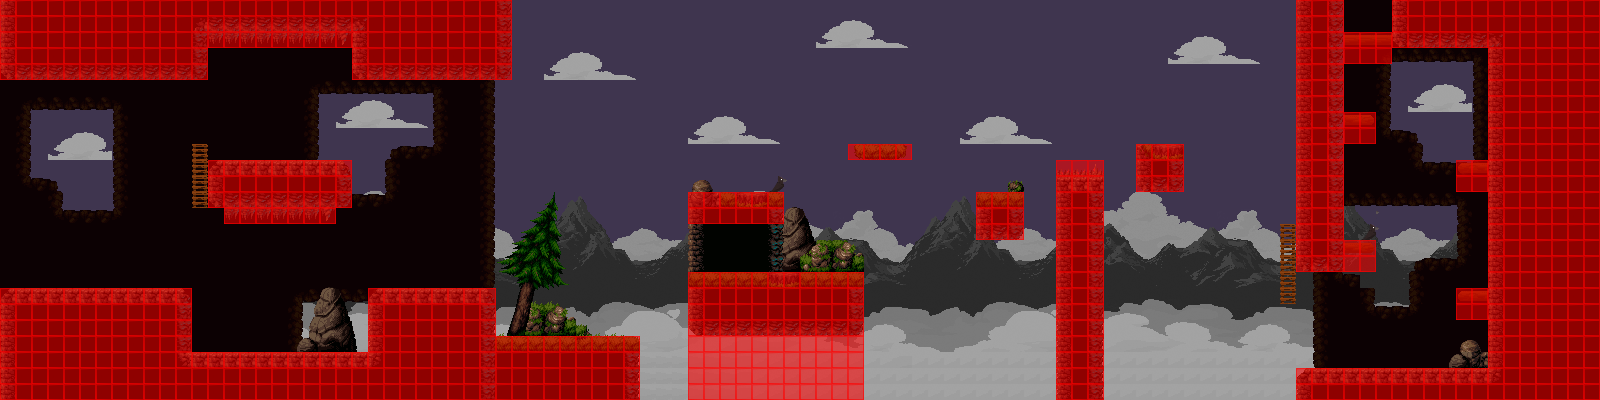

Rendered tile map (Tiled .tmx) drawn with the repository's tilesets; below, a short description and the map source with its tile grids summarised:
An orthogonal 100x25 tile map with 16x16 px tiles, 8 tile layers (Layer01, Layer03, Layer02, Layer04, ...), 7 tilesets and 78 objects (36x 11, 18x 1, 6x 2, 5x 4, 3x 7, ...).

<map version="1.0" orientation="orthogonal" renderorder="right-down" width="100" height="25" tilewidth="16" tileheight="16" nextobjectid="205">
 <properties>
  <property name="Music" value="audio/music/music2.ogg" />
 </properties>
 <tileset firstgid="1" name="Assets1" tilewidth="16" tileheight="16" tilecount="675" columns="25">
  <image source="Assets1.png" width="400" height="432" />
 </tileset>
 <tileset firstgid="676" name="sky_lightened" tilewidth="16" tileheight="16" tilecount="312" columns="24">
  <image source="BackgroundLayers/sky_lightened.png" width="384" height="216" />
 </tileset>
 <tileset firstgid="988" name="clouds_MG_1" tilewidth="16" tileheight="16" tilecount="312" columns="24">
  <image source="BackgroundLayers/clouds_MG_1.png" width="384" height="216" />
  <tile id="269">
   <properties>
    <property name="speed_x" type="float" value="1" />
   </properties>
  </tile>
  <tile id="270">
   <properties>
    <property name="speed_x" type="float" value="1" />
   </properties>
  </tile>
  <tile id="271">
   <properties>
    <property name="speed_x" type="float" value="1" />
   </properties>
  </tile>
  <tile id="272">
   <properties>
    <property name="speed_x" type="float" value="1" />
   </properties>
  </tile>
  <tile id="273">
   <properties>
    <property name="speed_x" type="float" value="1" />
   </properties>
  </tile>
  <tile id="274">
   <properties>
    <property name="speed_x" type="float" value="1" />
   </properties>
  </tile>
  <tile id="293">
   <properties>
    <property name="speed_x" type="float" value="1" />
   </properties>
  </tile>
  <tile id="294">
   <properties>
    <property name="speed_x" type="float" value="1" />
   </properties>
  </tile>
  <tile id="295">
   <properties>
    <property name="speed_x" type="float" value="1" />
   </properties>
  </tile>
  <tile id="296">
   <properties>
    <property name="speed_x" type="float" value="1" />
   </properties>
  </tile>
  <tile id="297">
   <properties>
    <property name="speed_x" type="float" value="1" />
   </properties>
  </tile>
  <tile id="298">
   <properties>
    <property name="speed_x" type="float" value="1" />
   </properties>
  </tile>
 </tileset>
 <tileset firstgid="1300" name="clouds_MG_2" tilewidth="16" tileheight="16" tilecount="312" columns="24">
  <image source="BackgroundLayers/clouds_MG_2.png" width="384" height="216" />
 </tileset>
 <tileset firstgid="1612" name="mountains_lightened" tilewidth="16" tileheight="16" tilecount="312" columns="24">
  <image source="BackgroundLayers/mountains_lightened.png" width="384" height="216" />
 </tileset>
 <tileset firstgid="1924" name="clouds_BG" tilewidth="16" tileheight="16" tilecount="312" columns="24">
  <image source="BackgroundLayers/clouds_BG.png" width="384" height="216" />
 </tileset>
 <tileset firstgid="2236" name="walkability" tilewidth="16" tileheight="16" tilecount="1" columns="1">
  <image source="../Assets/Sprites/walkability.png" width="16" height="16" />
  <tile id="0">
   <properties>
    <property name="draw" type="bool" value="false" />
    <property name="navigation" type="bool" value="true" />
   </properties>
  </tile>
 </tileset>
 <layer name="Layer01" width="100" height="25">
  <properties>
   <property name="speed_x" type="float" value="0" />
  </properties>
  <data>[2500 cells, 2500 non-empty, 302 distinct tile ids]</data>
 </layer>
 <layer name="Layer03" width="100" height="25">
  <properties>
   <property name="speed_x" type="float" value="0.3" />
  </properties>
  <data>[2500 cells, 1400 non-empty, 262 distinct tile ids]</data>
 </layer>
 <layer name="Layer02" width="100" height="25">
  <properties>
   <property name="speed_x" type="float" value="0.5" />
  </properties>
  <data>[2500 cells, 1100 non-empty, 264 distinct tile ids]</data>
 </layer>
 <layer name="Layer04" width="100" height="25">
  <properties>
   <property name="speed_x" type="float" value="0.7" />
  </properties>
  <data>[2500 cells, 500 non-empty, 120 distinct tile ids]</data>
 </layer>
 <layer name="Layer05" width="100" height="25">
  <properties>
   <property name="speed_x" type="float" value="0.9" />
  </properties>
  <data>[2500 cells, 800 non-empty, 121 distinct tile ids]</data>
 </layer>
 <layer name="BackGround" width="100" height="25">
  <properties>
   <property name="speed_x" type="float" value="1" />
  </properties>
  <data>[2500 cells, 960 non-empty, 67 distinct tile ids]</data>
 </layer>
 <layer name="MainGround" width="100" height="25">
  <properties>
   <property name="speed_x" type="float" value="1" />
  </properties>
  <data>[2500 cells, 914 non-empty, 136 distinct tile ids]</data>
 </layer>
 <objectgroup name="Collisions">
  <object id="117" name="1" x="0" y="80" width="6" height="208" />
  <object id="121" name="1" x="352" y="0" width="160" height="80" />
  <object id="122" name="1" x="368" y="288" width="128" height="112" />
  <object id="123" name="1" x="496" y="336" width="144" height="64" />
  <object id="124" name="1" x="0" y="288" width="192" height="112" />
  <object id="125" name="1" x="208" y="160" width="144" height="48" />
  <object id="126" name="1" x="192" y="352" width="176" height="48" />
  <object id="127" name="1" x="208" y="0" width="144" height="32" />
  <object id="128" name="3" x="192" y="144" width="16" height="64" />
  <object id="129" name="1" x="688" y="272" width="176" height="64" />
  <object id="130" name="2" x="688" y="192" width="96" height="16" />
  <object id="131" name="1" x="854" y="144" width="52" height="16" />
  <object id="132" name="4" x="208" y="32" width="144" height="16" />
  <object id="133" name="4" x="224" y="208" width="112" height="16" />
  <object id="143" name="2" x="1343.5" y="242.167" width="32" height="13.6667" />
  <object id="144" name="2" x="1456.33" y="162.333" width="32" height="14.6667" />
  <object id="145" name="2" x="1345" y="114" width="32" height="15" />
  <object id="146" name="2" x="1344" y="32" width="48" height="16" />
  <object id="147" name="2" x="1456" y="290.5" width="32" height="13.3333" />
  <object id="148" name="1" x="1056" y="176" width="48" height="224" />
  <object id="149" name="1" x="1136" y="144" width="48" height="48" />
  <object id="150" name="1" x="976" y="192" width="48" height="48" />
  <object id="151" name="1" x="1296" y="0" width="48" height="272" />
  <object id="152" name="1" x="1488" y="0" width="112" height="400" />
  <object id="153" name="1" x="1296" y="368" width="192" height="32" />
  <object id="154" name="1" x="1392" y="0" width="96" height="48" />
  <object id="155" name="4" x="640" y="384" width="416" height="16" />
  <object id="156" name="4" x="1104" y="384" width="208" height="16" />
  <object id="158" name="3" x="1280" y="224" width="16" height="80" />
  <object id="159" name="5" x="1344" y="0" width="48" height="16" />
  <object id="160" name="4" x="1056" y="160" width="48" height="16" />
  <object id="161" name="1" x="0" y="32" width="208" height="48" />
 </objectgroup>
 <layer name="Navigation" width="100" height="25">
  <properties>
   <property name="draw" type="float" value="1" />
   <property name="navigation" type="float" value="1" />
   <property name="speed_x" type="float" value="1" />
  </properties>
  <data>[2500 cells, 842 non-empty, 1 distinct tile ids]</data>
 </layer>
 <objectgroup name="Enemies">
  <object id="134" name="7" x="272.083" y="336.083" width="16" height="16" />
  <object id="135" name="6" x="304" y="64" />
  <object id="137" name="8" x="118.833" y="255" width="16" height="32" />
  <object id="138" name="7" x="720" y="256" width="16" height="16" />
  <object id="139" name="8" x="869" y="111.5" width="16" height="32" />
  <object id="140" name="6" x="1075.33" y="46.6667" />
  <object id="141" name="6" x="1456" y="64" />
  </objectgroup>
</map>
<!-- 39 of 78 objects omitted -->
